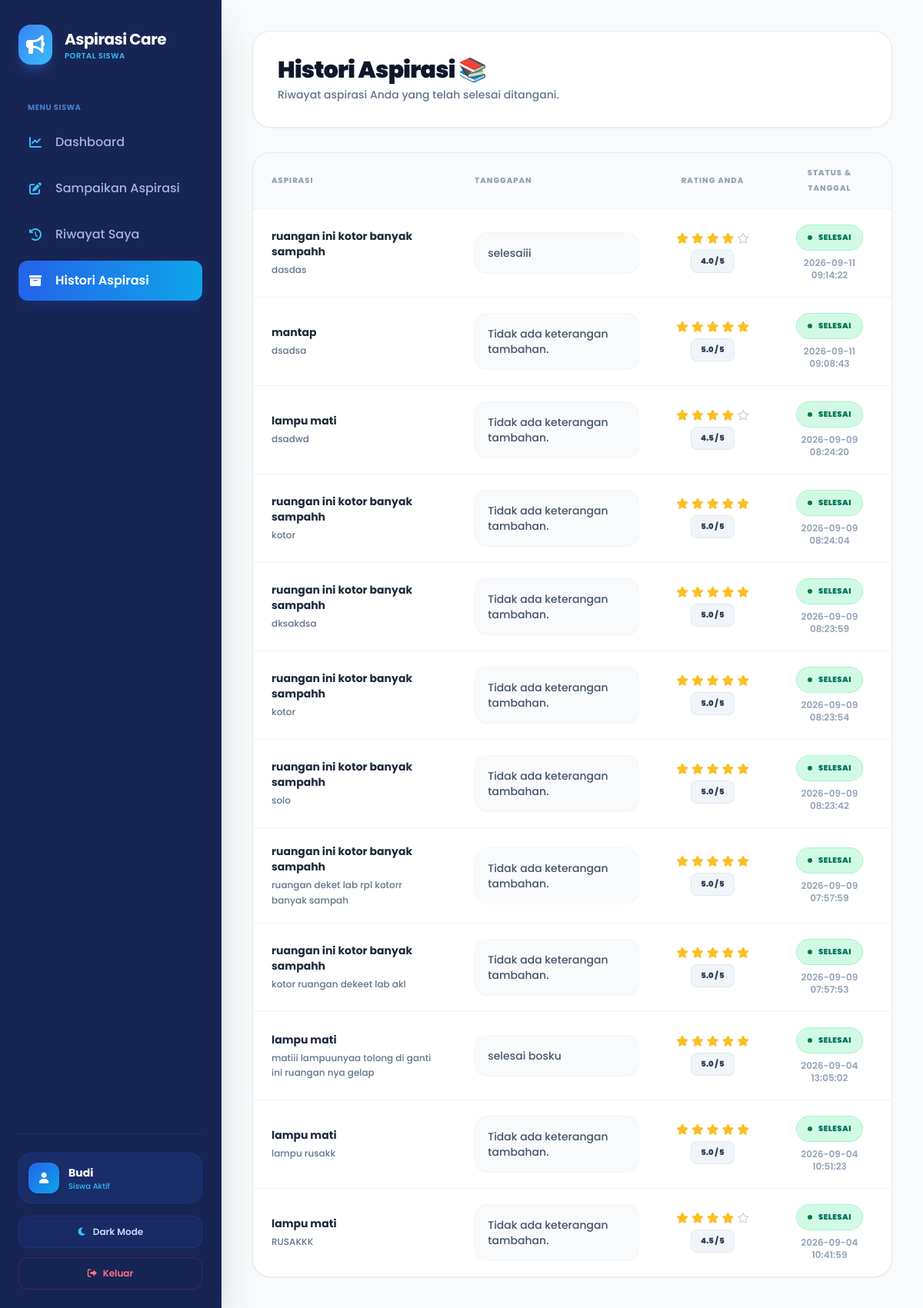
Screenshot of /app/views/siswa/histori_aspirasi.php (signed in) with the database file from the repository.
### tables this page shows
CREATE TABLE `histori_aspirasi` (
  `id_history` int NOT NULL,
  `id_aspirasi` int DEFAULT NULL,
  `id_siswa` int DEFAULT NULL,
  `id_kategori` int DEFAULT NULL,
  `id_admin` int DEFAULT NULL,
  `judul` varchar(50) DEFAULT NULL,
  `isi_aspirasi` text,
  `foto` varchar(255) DEFAULT NULL,
  `status` varchar(20) DEFAULT NULL,
  `feedback` text,
  `rating` decimal(2,1) DEFAULT NULL,
  `tanggal_input` date DEFAULT NULL,
  `tanggal_selesai` datetime DEFAULT NULL,
  `tanggal_history` datetime DEFAULT CURRENT_TIMESTAMP
);

### app/models/M_koneksi.php (called while the page is built, shortened)
<?php
class Koneksi {
    public function __construct() {
        $this->koneksi = mysqli_connect("localhost", "root", "", "sarana_aspirasi");
    }
}
$koneksi = new Koneksi();
?>

### app/models/m_aspirasi.php (called while the page is built, shortened)
<?php
require_once 'M_koneksi.php';
class M_Aspirasi
{
    private $db;
    public function __construct()
    {
        global $koneksi;
        if ($koneksi != null) {
            $this->db = $koneksi->koneksi;
        } else {
            die("Koneksi database tidak tersedia.");
        }
    }
    public function tampilHistoriSiswa($id_siswa)
    {
        $query = "SELECT
                    h.*
                  FROM histori_aspirasi h
                  WHERE h.id_siswa = '$id_siswa'
                  ORDER BY h.tanggal_selesai DESC";
        return $this->db->query($query);
    }
}

### app/views/siswa/histori_aspirasi.php (the view, shortened to what this page needs)
<?php
require_once "../../models/m_aspirasi.php";
$model = new M_Aspirasi();
$id_siswa = $_SESSION['siswa']['id_siswa'] ?? 0;
$nama_siswa = $_SESSION['siswa']['nama_siswa'] ?? 'Siswa';
$histori = $model->tampilHistoriSiswa($id_siswa);
?>
<!DOCTYPE html>
<html lang="id" class="light">
<head>
    <script src="https://cdn.tailwindcss.com"></script>
    <link href="https://cdnjs.cloudflare.com/ajax/libs/font-awesome/6.0.0/css/all.min.css" rel="stylesheet">
</head>
<body class="bg-slate-50 dark:bg-slate-950 text-slate-900 dark:text-slate-100 font-sans antialiased selection:bg-blue-200 selection:text-blue-900 transition-colors duration-300">
    <div class="min-h-screen flex">
        <aside id="sidebar"
            class="hidden md:flex flex-col w-72 bg-blue-950 dark:bg-slate-900 text-blue-100 dark:text-slate-200 p-6 fixed h-full shadow-2xl z-50 border-r border-blue-900/50 dark:border-slate-800">
            <div class="flex items-center justify-between mb-12 mt-2">
                <div class="flex items-center gap-4">
                    <div class="bg-gradient-to-br from-blue-500 to-sky-400 p-2.5 rounded-2xl text-white shadow-lg shadow-blue-500/30">
                        <i class="fas fa-bullhorn text-2xl"></i>
                    </div>
                    <div>
                        <h1 class="text-xl font-bold tracking-tight text-white">Aspirasi Care</h1>
                        <p class="text-[10px] text-sky-400 font-semibold tracking-wider uppercase">Portal Siswa</p>
                    </div>
                </div>
            </div>
            <nav class="space-y-2 flex-1">
                <p class="text-[10px] font-bold uppercase tracking-wider text-blue-400/70 dark:text-slate-500 mb-3 px-3">
                    Menu Siswa
                </p>
                <a href="dashboard.php"
                    class="flex items-center gap-3.5 p-3.5 rounded-xl text-blue-200/80 dark:text-slate-400 hover:bg-blue-900/50 dark:hover:bg-slate-800 hover:text-white transition-all font-medium">
                    <i class="fas fa-chart-line w-5 text-sky-400"></i>
                    Dashboard
                </a>
                <a href="form.php"
                    class="flex items-center gap-3.5 p-3.5 rounded-xl text-blue-200/80 dark:text-slate-400 hover:bg-blue-900/50 dark:hover:bg-slate-800 hover:text-white transition-all font-medium">
                    <i class="fas fa-edit w-5 text-sky-400"></i>
                    Sampaikan Aspirasi
                </a>
                <a href="riwayat.php"
                    class="flex items-center gap-3.5 p-3.5 rounded-xl text-blue-200/80 dark:text-slate-400 hover:bg-blue-900/50 dark:hover:bg-slate-800 hover:text-white transition-all font-medium">
                    <i class="fas fa-history w-5 text-sky-400"></i>
                    Riwayat Saya
                </a>
                <a href="histori_aspirasi.php"
                    class="flex items-center gap-3.5 p-3.5 rounded-xl bg-gradient-to-r from-blue-600 to-sky-500 text-white shadow-lg shadow-blue-900/40 font-semibold">
                    <i class="fas fa-archive w-5 text-white"></i>
                    Histori Aspirasi
                </a>
            </nav>
            <div class="mt-auto pt-6 border-t border-blue-900/80 dark:border-slate-800">
                <div class="flex items-center gap-3 p-3 mb-4 bg-blue-900/40 dark:bg-slate-800/60 rounded-2xl border border-blue-800/40 dark:border-slate-700">
                    <div class="w-10 h-10 rounded-xl bg-gradient-to-br from-blue-600 to-sky-500 flex items-center justify-center text-white font-bold shadow-md shrink-0">
                        <i class="fas fa-user text-sm"></i>
                    </div>
                    <div class="overflow-hidden">
                        <p class="text-sm font-bold truncate text-white">
                            <?= htmlspecialchars($nama_siswa) ?>
                        </p>
                        <p class="text-[10px] text-sky-400 font-medium">Siswa Aktif</p>
                    </div>
                </div>
                <div class="flex items-center gap-2 mb-3">
                    <button onclick="toggleTheme()"
                        class="flex-1 flex items-center justify-center gap-2 p-3 bg-blue-900/30 dark:bg-slate-800 hover:bg-blue-900/60 dark:hover:bg-slate-700 rounded-xl text-xs font-semibold text-blue-200 dark:text-slate-300 transition-all border border-blue-800/40 dark:border-slate-700">
                        <i id="themeIcon" class="fas fa-moon text-sky-400"></i>
                        <span id="themeText">Dark Mode</span>
                    </button>
                </div>
                <a href="../../../logout.php"
                    onclick="return confirm('Yakin ingin keluar?')"
                    class="w-full flex items-center justify-center gap-2 p-3 text-rose-400 hover:bg-rose-500/10 rounded-xl transition-all font-semibold text-xs border border-rose-500/20">
                    <i class="fas fa-sign-out-alt"></i>
                    Keluar
                </a>
            </div>
        </aside>
        <main class="flex-1 md:ml-72 p-4 sm:p-6 md:p-10 transition-colors duration-300">
            <div class="max-w-5xl mx-auto">
                <div class="mb-5 sm:mb-8 bg-white dark:bg-slate-900 p-5 sm:p-8 rounded-2xl sm:rounded-3xl border border-slate-200/80 dark:border-slate-800 shadow-sm transition-colors">
                    <h2 class="text-2xl sm:text-3xl font-black text-slate-900 dark:text-white tracking-tight mb-1">
                        Histori Aspirasi 📚
                    </h2>
                    <p class="text-slate-500 dark:text-slate-400 text-xs sm:text-sm font-medium">
                        Riwayat aspirasi Anda yang telah selesai ditangani.
                    </p>
                </div>
                <div class="hidden md:block bg-white dark:bg-slate-900 rounded-3xl border border-slate-200/80 dark:border-slate-800 overflow-hidden shadow-sm transition-colors">
                    <div class="overflow-x-auto">
                        <table class="w-full text-sm">
                            <thead class="bg-slate-50/80 dark:bg-slate-800/40 text-slate-400 dark:text-slate-500 border-b border-slate-100 dark:border-slate-800">
                                <tr>
                                    <th class="px-6 py-4 text-left font-extrabold uppercase tracking-widest text-[10px]">
                                        Aspirasi
                                    </th>
                                    <th class="px-6 py-4 text-left font-extrabold uppercase tracking-widest text-[10px]">
                                        Tanggapan
                                    </th>
                                    <th class="px-6 py-4 text-center font-extrabold uppercase tracking-widest text-[10px]">
                                        Rating Anda
                                    </th>
                                    <th class="px-6 py-4 text-center font-extrabold uppercase tracking-widest text-[10px]">
                                        Status & Tanggal
                                    </th>
                                </tr>
                            </thead>
                            <tbody class="divide-y divide-slate-100 dark:divide-slate-800">
                                <?php if ($histori && $histori->num_rows > 0): ?>
                                    <?php while ($row = $histori->fetch_assoc()): ?>
                                        <tr class="hover:bg-slate-50 dark:hover:bg-slate-800/50 transition-colors group">
                                            <td class="px-6 py-5">
                                                <p class="font-bold text-slate-800 dark:text-white group-hover:text-blue-600 dark:group-hover:text-sky-400 transition-colors">
                                                    <?= htmlspecialchars($row['judul']) ?>
                                                </p>
                                                <p class="text-xs text-slate-500 dark:text-slate-400 mt-1 max-w-[300px] leading-relaxed font-medium">
                                                    <?= htmlspecialchars($row['isi_aspirasi']) ?>
                                                </p>
                                            </td>
                                            <td class="px-6 py-5">
                                                <p class="text-sm text-slate-600 dark:text-slate-300 max-w-[300px] bg-slate-50 dark:bg-slate-800/60 p-4 rounded-2xl border border-slate-100 dark:border-slate-700/80 font-medium">
                                                    <?= htmlspecialchars($row['feedback'] ?: 'Tidak ada keterangan tambahan.') ?>
                                                </p>
                                            </td>
                                            <td class="px-6 py-5 text-center">
                                                <div class="flex justify-center items-center gap-1">
                                                    <?php
                                                    $rating = (float) $row['rating'];
                                                    for ($i = 1; $i <= 5; $i++):
                                                    ?>
                                                        <?php if ($rating >= $i): ?>
                                                            <i class="fas fa-star text-amber-400"></i>
                                                        <?php else: ?>
                                                            <i class="far fa-star text-slate-300 dark:text-slate-700"></i>
                                                        <?php endif; ?>
                                                    <?php endfor; ?>
                                                </div>
                                                <span class="inline-block mt-2 text-[10px] font-black text-slate-700 dark:text-slate-200 bg-slate-100 dark:bg-slate-800 px-3 py-1 rounded-lg border border-slate-200 dark:border-slate-700">
                                                    <?= number_format($rating, 1) ?> / 5
                                                </span>
                                            </td>
                                            <td class="px-6 py-5 text-center">
                                                <span class="inline-flex items-center gap-2 px-3.5 py-1.5 rounded-full text-[10px] font-black bg-emerald-100 text-emerald-700 dark:bg-emerald-950/60 dark:text-emerald-400 border border-emerald-200 dark:border-emerald-800/50 uppercase tracking-wider">
                                                    <span class="w-1.5 h-1.5 rounded-full bg-current animate-pulse"></span>
                                                    SELESAI
                                                </span>
                                                <p class="text-xs font-semibold text-slate-400 dark:text-slate-500 mt-2">
                                                    <?= htmlspecialchars($row['tanggal_selesai']) ?>
                                                </p>
                                            </td>
                                        </tr>
                                    <?php endwhile; ?>
                                <?php endif; ?>
                            </tbody>
                        </table>
                    </div>
                </div>
            </div>
        </main>
    </div>
</body>
</html>

### rows the page displays
histori_aspirasi: judul "ruangan ini kotor banyak sampahh", isi_aspirasi "dasdas", feedback "selesaiii", rating "4.0", tanggal_selesai "2026-09-11 09:14:22"
histori_aspirasi: judul "mantap", isi_aspirasi "dsadsa", feedback "Tidak ada keterangan tambahan.", rating "5.0", tanggal_selesai "2026-09-11 09:08:43"
histori_aspirasi: judul "lampu mati", isi_aspirasi "dsadwd", feedback "Tidak ada keterangan tambahan.", rating "4.5", tanggal_selesai "2026-09-09 08:24:20"
histori_aspirasi: judul "ruangan ini kotor banyak sampahh", isi_aspirasi "kotor", feedback "Tidak ada keterangan tambahan.", rating "5.0", tanggal_selesai "2026-09-09 08:24:04"
histori_aspirasi: judul "ruangan ini kotor banyak sampahh", isi_aspirasi "dksakdsa", feedback "Tidak ada keterangan tambahan.", rating "5.0", tanggal_selesai "2026-09-09 08:23:59"
histori_aspirasi: judul "ruangan ini kotor banyak sampahh", isi_aspirasi "kotor", feedback "Tidak ada keterangan tambahan.", rating "5.0", tanggal_selesai "2026-09-09 08:23:54"
histori_aspirasi: judul "ruangan ini kotor banyak sampahh", isi_aspirasi "solo", feedback "Tidak ada keterangan tambahan.", rating "5.0", tanggal_selesai "2026-09-09 08:23:42"
histori_aspirasi: judul "ruangan ini kotor banyak sampahh", isi_aspirasi "ruangan deket lab rpl kotorr banyak sampah", feedback "Tidak ada keterangan tambahan.", rating "5.0", tanggal_selesai "2026-09-09 07:57:59"
histori_aspirasi: judul "ruangan ini kotor banyak sampahh", isi_aspirasi "kotor ruangan dekeet lab akl", feedback "Tidak ada keterangan tambahan.", rating "5.0", tanggal_selesai "2026-09-09 07:57:53"
histori_aspirasi: judul "lampu mati", isi_aspirasi "matiii lampuunyaa tolong di ganti ini ruangan nya gelap", feedback "selesai bosku", rating "5.0", tanggal_selesai "2026-09-04 13:05:02"
histori_aspirasi: judul "lampu mati", isi_aspirasi "lampu rusakk", feedback "Tidak ada keterangan tambahan.", rating "5.0", tanggal_selesai "2026-09-04 10:51:23"
histori_aspirasi: judul "lampu mati", isi_aspirasi "RUSAKKK", feedback "Tidak ada keterangan tambahan.", rating "4.5", tanggal_selesai "2026-09-04 10:41:59"

### other values shown
$nama_siswa "Budi"
